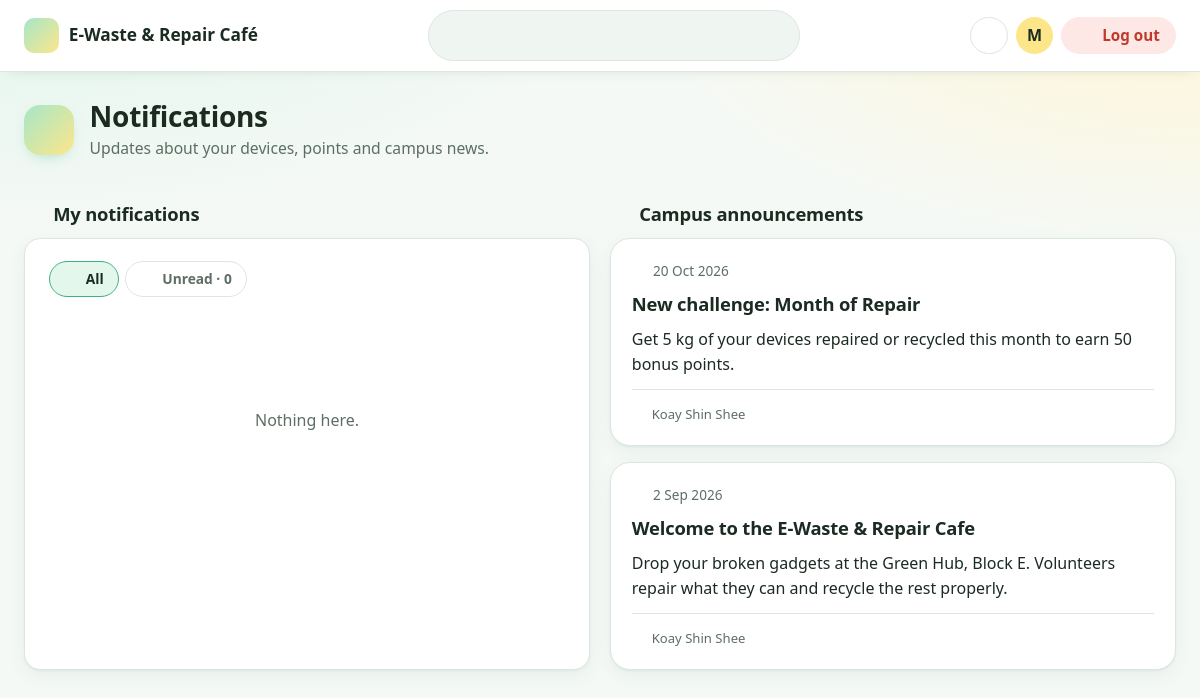
The app's page /student/notifications.php (signed in), older data.
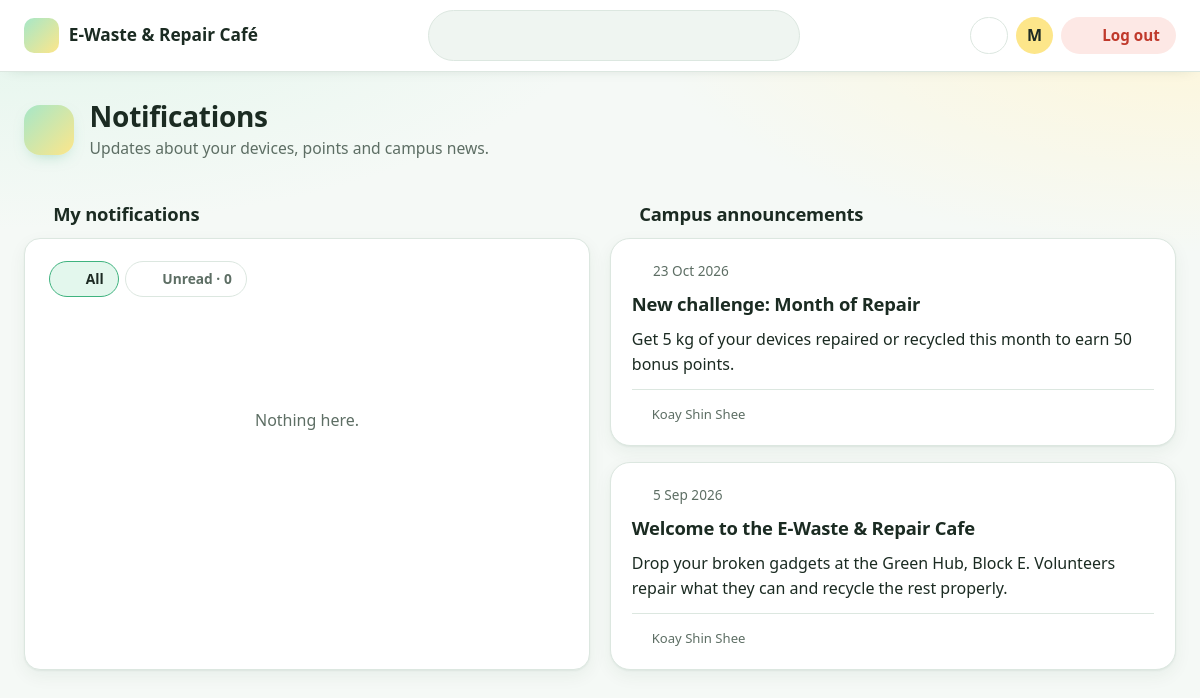
The same page, newer data.
### tables this page shows
CREATE TABLE `announcements` (
  `announcementID` varchar(10) NOT NULL,
  `created_by` varchar(10) NOT NULL,
  `title` varchar(100) NOT NULL,
  `message` varchar(500) NOT NULL,
  `created_at` datetime NOT NULL DEFAULT current_timestamp()
);

CREATE TABLE `users` (
  `tp_number` varchar(10) NOT NULL,
  `name` varchar(100) NOT NULL,
  `email` varchar(100) NOT NULL,
  `password` varchar(255) NOT NULL,
  `phone` varchar(15) NOT NULL,
  `is_active` tinyint(1) NOT NULL DEFAULT 1,
  `created_at` datetime NOT NULL DEFAULT current_timestamp()
);

### student/notifications.php (the view, shortened to what this page needs)
<?php
require '../config/db.php';
require '../includes/functions.php';
$tp = $_SESSION['tp_number'];
$filter = ($_GET['filter'] ?? '') === 'unread' ? 'unread' : 'all';
$unread = (int)db_value($conn, "SELECT COUNT(*) FROM notifications
    WHERE tp_number = ? AND is_read = 0", 's', [$tp]);
$sql = "SELECT * FROM notifications WHERE tp_number = ?";
$sql .= " ORDER BY created_at DESC, notificationID DESC";
$notifications = db_all($conn, $sql, 's', [$tp]);
$announcements = db_all($conn, "SELECT a.*, u.name AS admin_name
    FROM announcements a JOIN users u ON a.created_by = u.tp_number
    ORDER BY a.created_at DESC");
require '../includes/student_top.php';
?>
<div class="two-col">
    <div>
        <h2 class="section-title"><?= icon('bell') ?> My notifications</h2>
        <section class="card">
            <div class="card-head">
                <nav class="pill-tabs" aria-label="Filter notifications">
                    <a href="notifications.php" class="<?= $filter === 'all' ? 'active' : '' ?>"><?= icon('inbox') ?> All</a>
                    <a href="notifications.php?filter=unread" class="<?= $filter === 'unread' ? 'active' : '' ?>"><?= icon('bell') ?> Unread · <?= (int)$unread ?></a>
                </nav>
            </div>
            <?php if (!$notifications) empty_state('bell', 'Nothing here.'); ?>
        </section>
    </div>
    <div>
        <h2 class="section-title"><?= icon('megaphone') ?> Campus announcements</h2>
        <?php foreach ($announcements as $a): ?>
            <article class="post-card stacked">
                <time datetime="<?= e(date('Y-m-d', strtotime($a['created_at']))) ?>"><?= icon('calendar') ?> <?= e(nice_date($a['created_at'])) ?></time>
                <h2><?= e($a['title']) ?></h2>
                <p><?= nl2br(e($a['message'])) ?></p>
                <footer><small class="muted"><?= icon('user') ?> <?= e($a['admin_name']) ?></small></footer>
            </article>
        <?php endforeach; ?>
    </div>
</div>
<?php require '../includes/bottom.php'; ?>

### includes/icons.php (shortened to what this page needs)
<?php
function icon($name, $class = '')
{
    $svg = $paths[$name] ?? $paths['box'];
    return '<svg class="icon ' . $class . '" viewBox="0 0 24 24" aria-hidden="true" focusable="false">' . $svg . '</svg>';
}

Row changes from the older to the newer data that the page shows:
changed announcements "New challenge: Month of Repair": created_at "20 Oct 2026" → "23 Oct 2026"
changed announcements "Welcome to the E-Waste & Repair Cafe": created_at "2 Sep 2026" → "5 Sep 2026"
